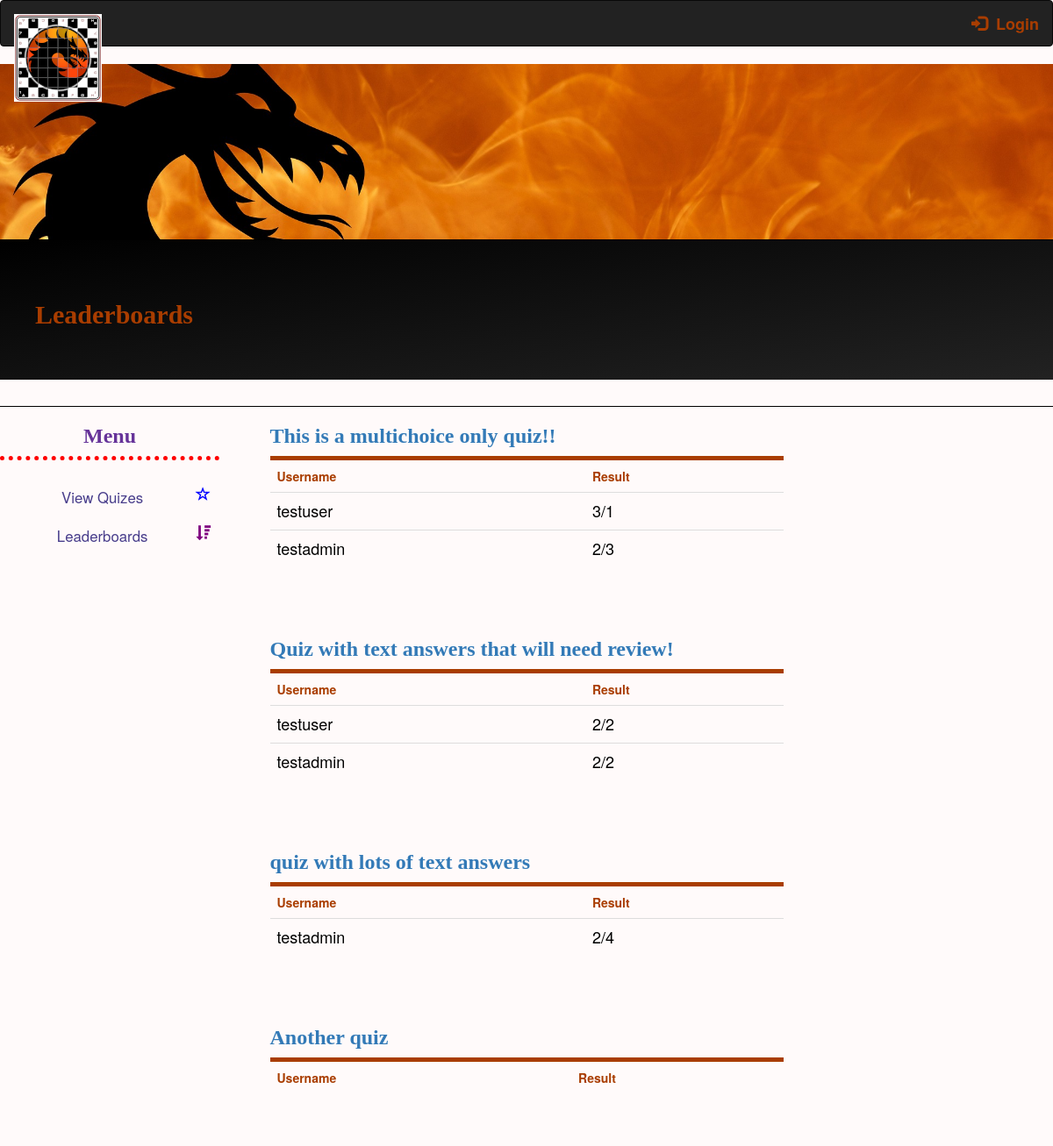
The page /view_ladder on the database as committed earlier.
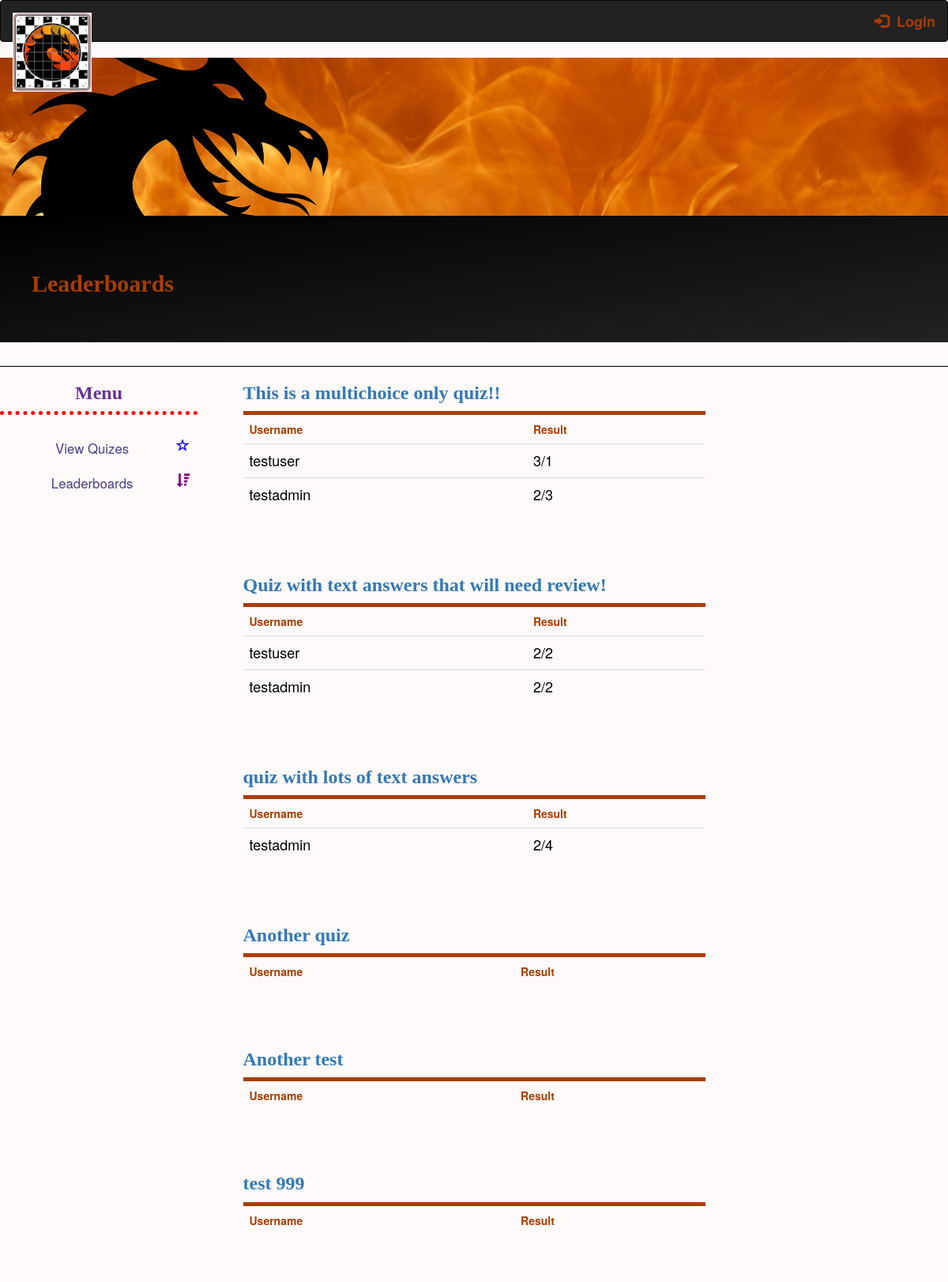
The same page on the database as committed later.
### app/models.py (models this page shows, shortened)
class Qset(db.Model):
    id = db.Column(db.Integer, primary_key=True)
    title = db.Column(db.String(128))
    is_active = db.Column(db.Boolean)

class User(UserMixin, db.Model):
    id = db.Column(db.Integer, primary_key=True)
    username = db.Column(db.String(64), index=True, unique=True)
    first_name = db.Column(db.String(64))
    last_name = db.Column(db.String(64))
    email = db.Column(db.String(120), index=True, unique=True)
    about_me = db.Column(db.String(140))
    last_seen = db.Column(db.DateTime, default=datetime.utcnow)
    password_hash = db.Column(db.String(128))
    image_file = db.Column(db.String(128))
    is_admin = db.Column(db.Boolean, index=True)

### app/routes.py (the view)
@app.route('/view_ladder')
def view_ladder():
    exists = False
    leaderboard_dict_lst = []
    all_users = User.query.all()
    for user in all_users:
        username = user.username
        qset_id, quiz, mark, mark_outof, pending, attempt_ids, timestamp = helper_get_results(user.id)
        user_mark_dict = helper_get_topmark(qset_id, mark, mark_outof, pending)
        for user_mark in user_mark_dict:
            for check in leaderboard_dict_lst:
                if check.get("qset_id") == user_mark.get("qset_id"):
                    exists = True
                    if check.get("top_mark") < user_mark.get("top_mark"):
                        check["user"] = username
                        check["mark"] = user_mark.get("top_mark")
                        check["out_of"] = user_mark.get("mark_outof")
            if not exists or check.get("top_mark") == user_mark.get("top_mark"):
                leaderboard_dict_lst.append({"user": username, "qset_id": user_mark.get("qset_id"), "top_mark": user_mark.get("top_mark"), "out_of": user_mark.get("out_of")})
            exists = False
    qsets = Qset.query.all()
    return render_template('view_ladder.html', title='Leaderboards', leaderboard=leaderboard_dict_lst, qsets=qsets)

### app/routes.py (called while the page is built)
def helper_get_topmark(qset_ids, mark, mark_outof, pending):
    i = 0
    exists = False
    top_mark_dict = []
    for qset in qset_ids:
        if not pending[i]:
            get_mark = mark[i]
            get_outof = mark_outof[i]
            for check in top_mark_dict:
                if check.get("qset_id") == qset:
                    exists = True
                    if check.get("top_mark") < get_mark:
                        check["top_mark"] = get_mark
            if not exists:
                top_mark_dict.append({"qset_id": qset, "top_mark": get_mark, "out_of": get_outof})
        exists = False
        i = i + 1
    return top_mark_dict

### app/templates/view_ladder.html
{% extends "base.html" %}
{% block content %}
<div class="jumbotron" id='myTitle'>
    <h2>Leaderboards {{ qset }}</h2>
</div>
<div id='moreFlames'></div>
<div class="row">
    <div class="col-sm-3">
        {% include 'side_menu.html' %}
    </div>
    <div class="col-sm-6">
        {% for qset in qsets %}
            {% if qset.is_active %}
                <h3><a href="{{ url_for('take_quiz', quiz=qset.id) }}">{{ qset.title }}</a></h3>
                <table class="table">
                    <tr>
                        <th>Username</th>
                        <th>Result</th>
                    </tr>
                    {% for result in leaderboard %}
                        {% if result.get("qset_id") == qset.id %}
                            <tr>
                                <td style='font-size: large'>{{ result.get("user") }}</td>
                                <td style='font-size: large'>{{ result.get("top_mark") }}/{{ result.get("out_of") }}</td>
                            </tr>
                        {% endif %}
                    {% endfor %}
                </table>
                <br><br>
            {% endif %}
        {% endfor %}
    </div>
    <div class="col-sm-3">
    </div>
{% endblock %}

Rows that differ between the two databases and show on the page:
added Qset: title "Another test"
added Qset: title "test 999"
